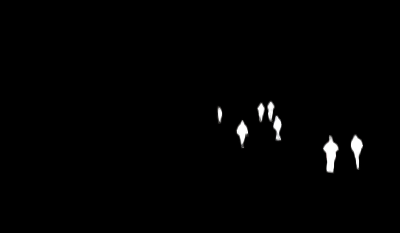
%> input picture Data/beach_mask.png, 400 x 233 px
$ octave main.m   (GNU Octave 9; MATLAB toolbox functions it lacks are replaced by stand-ins)
%> lines starting %> are read from the running program, lines starting %| are printed output that depends on the picture; in (x1, y1, x2, y2) boxes, pixels count from 0 and x2, y2 are one past the last pixel; in counts of white or black regions, pixels touching at a corner belong together; the program's own positions count from 1
### Code/Check_Error.m
function Check_Error(mask,p_size)
    %Check if matrix is valid and if patch size is odd

    if ~ismatrix(mask); error('Invalid mask'); end
    if sum(sum(mask~=0 & mask~=1))>0; error('Invalid mask'); end
    if mod(p_size,2)==0; error('Patch size p_size should be odd'); end

end

### Code/main.m
clc; clear all; close all;

%% Importing image
% [11 lines of commented-out code are left out]

%% Importing image
image_name='images/beach.png'; % Image name
image1_name='images/beach_mask.png'; % mask name
img1=imread(image1_name);
%> img1 is the input picture: size 233x400x3 uint8; mean R, G, B 2.7, 2.7, 2.7
img1=logical(rgb2gray(img1));
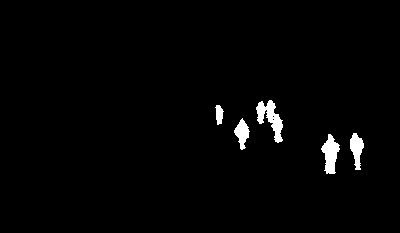
%> img1: size 233x400 logical; 1.8% white; 5 white regions, box (x1, y1, x2, y2) and area: (256, 100, 283, 143) 529, (321, 134, 340, 174) 440, (350, 133, 364, 170) 311, (234, 118, 250, 150) 272, (215, 105, 224, 125) 120
Image1=imread(image_name);
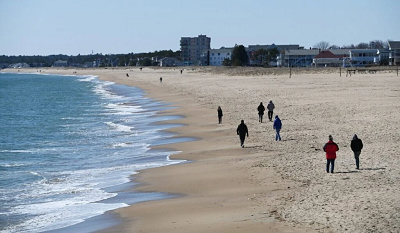
%> input picture beach.png, 400 x 233 px
%> Image1 is the input picture: size 233x400x3 uint8; mean R, G, B 147.1, 156.1, 163.5
%Image1=imnoise(Image1, 'gaussian'); % For synthetic image
Image=double(Image1);
mask=double(img1);
p_size=13; % Patch size- odd scalar
n_out=4;

%% Checking if mask and patch size is valid
Check_Error(mask,p_size);

%% Initializing
fill_region=mask;
auxImage=Image;
s=size(auxImage);
%> s = [233 400 3]
ind=reshape(1:s(1)*s(2),s(1),s(2));
sz = [size(auxImage,1) size(auxImage,2)];
%> sz = [233 400]
source_region = ~fill_region;

% Initializing isophote values
[Ix(:,:,3), Iy(:,:,3)] = gradient(auxImage(:,:,3));
[Ix(:,:,2), Iy(:,:,2)] = gradient(auxImage(:,:,2));
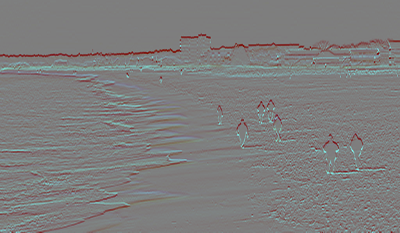
%> Iy: size 233x400x3 double; mean R, G, B 0, -0.2, -0.4; drawn with min black and max white
[Ix(:,:,1), Iy(:,:,1)] = gradient(auxImage(:,:,1));
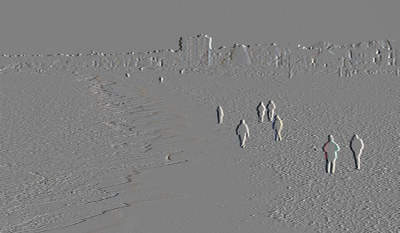
%> Ix: size 233x400x3 double; mean R, G, B 0.1, 0, 0; drawn with min black and max white
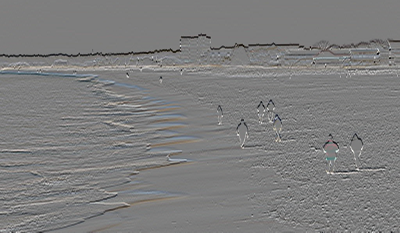
%> Iy: size 233x400x3 double; mean R, G, B -0.1, -0.2, -0.4; drawn with min black and max white
Ix = sum(Ix,3)/(3*255); Iy = sum(Iy,3)/(3*255);
temp = Ix; Ix = -Iy; Iy = temp;  % Rotating gradient by 90 degrees
%> after `Ix = -Iy`:
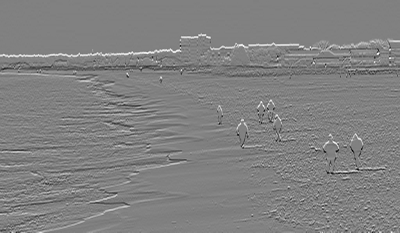
%> Ix: size 233x400 double; min -0.412, max 0.402, mean 0.000915; drawn with min black and max white

% Initializing confidence values and data terms
C = double(source_region);
D = repmat(-.1,sz);
iter = 1;

%% Loop until entire fill region has been covered
rand('state',0);
var=1;
%> (the run ends here)
